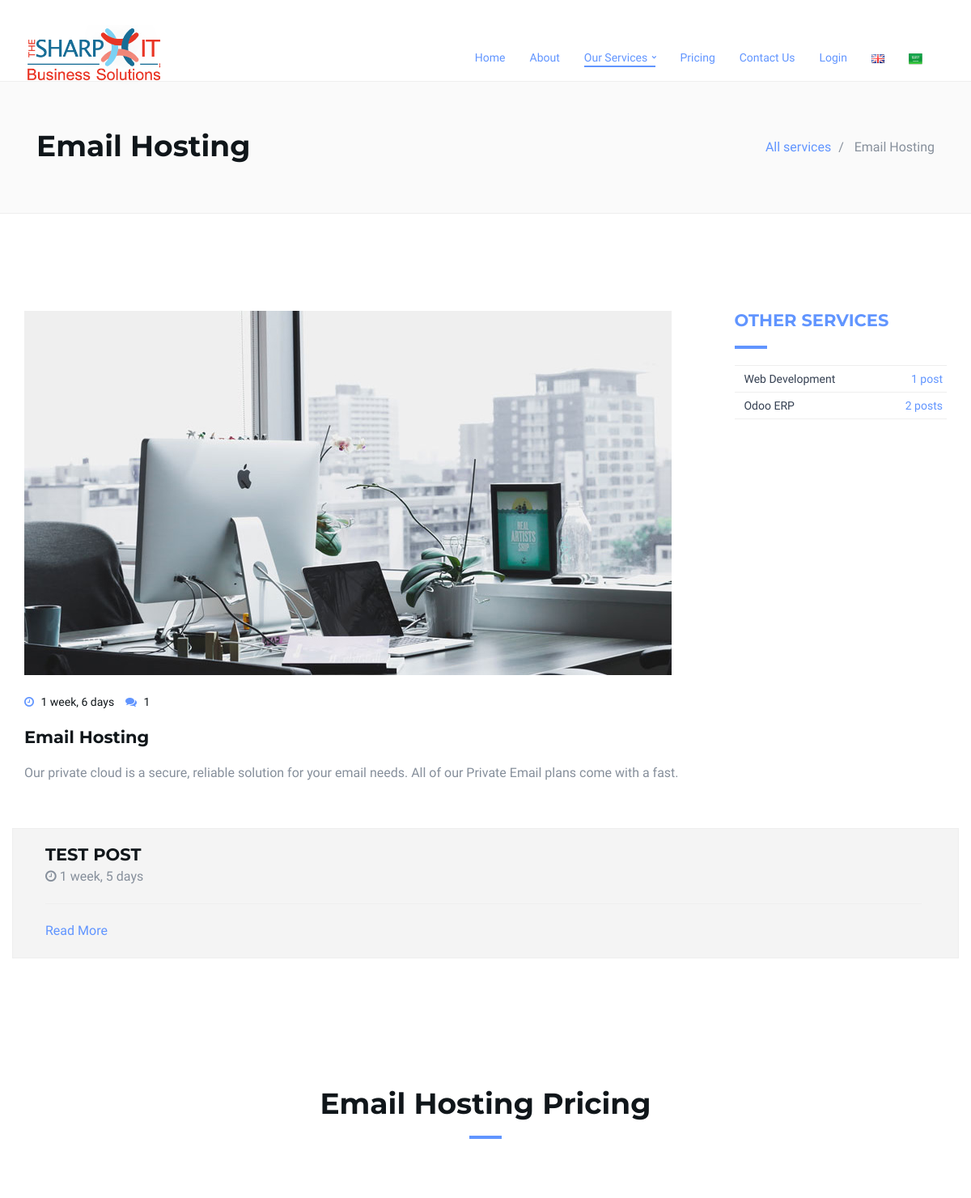
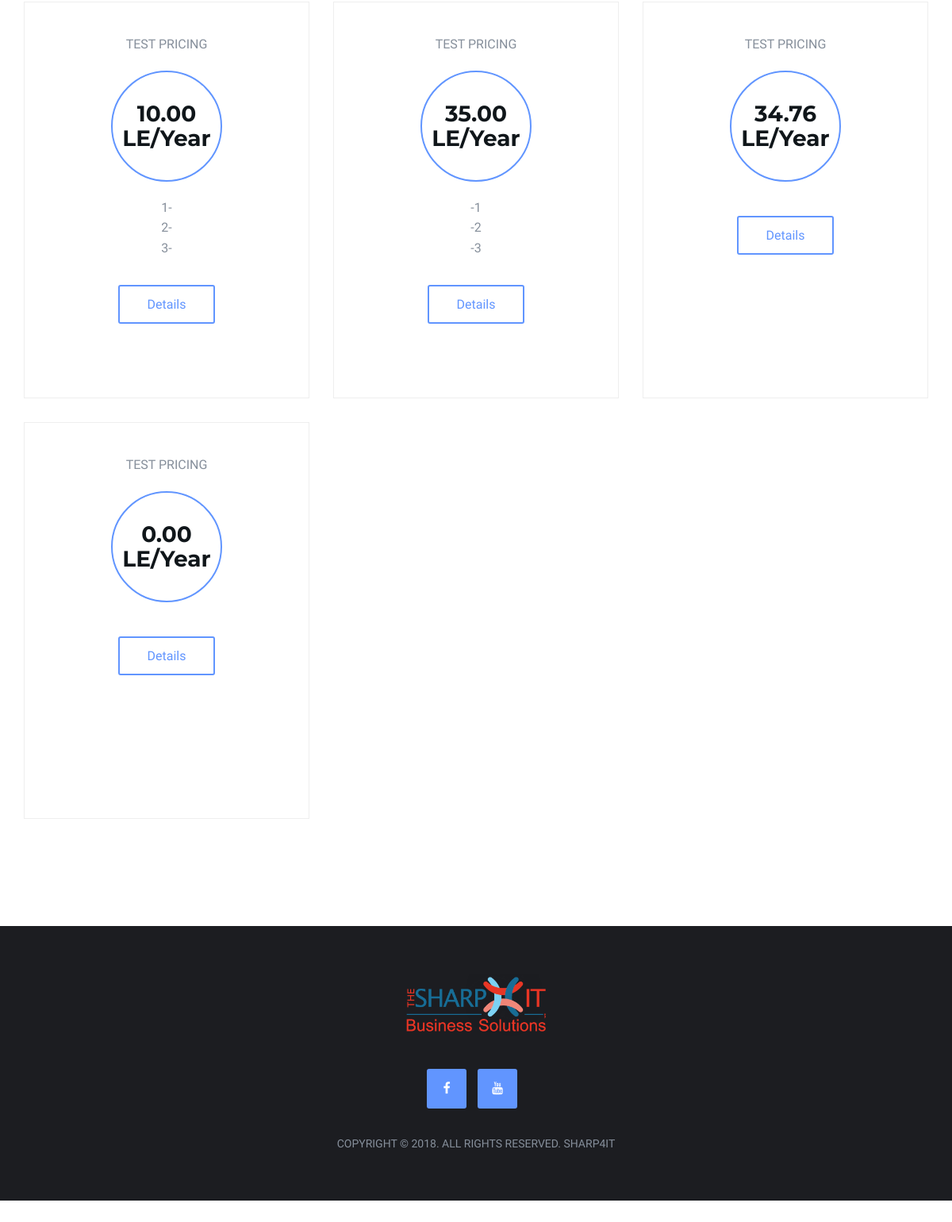
The app's page /en/services/email-hosting/detail/ with its own data (2 pictures, top to bottom).
### services/models.py (models this page shows, shortened)
class Service(models.Model):
    en_name = models.CharField(max_length=200)
    ar_name = models.CharField(max_length=200)
    slug = models.SlugField(max_length=200, db_index=True, unique=True)
    en_description = models.TextField(null=True, blank=True)
    ar_description = models.TextField(null=True, blank=True)
    image = models.ImageField(upload_to=upload_location, blank=True, null=True)
    publish_on_home = models.BooleanField(default=False)
    publish_pricing = models.BooleanField(default=False)
    created = models.DateTimeField(auto_now_add=True)
    updated = models.DateTimeField(auto_now=True)
    def get_absolute_url(self):
        return reverse('service:detail', kwargs={'slug': self.slug})

class ServicePost(models.Model):
    service = models.ForeignKey(Service, on_delete=models.CASCADE, related_name='posts')
    en_title = models.CharField(max_length=200)
    ar_title = models.CharField(max_length=200)
    slug = models.SlugField(max_length=200, db_index=True, unique=True)
    en_body = models.TextField(null=True, blank=True)
    ar_body = models.TextField(null=True, blank=True)
    image = models.ImageField(upload_to=upload_location, blank=True, null=True)
    created = models.DateTimeField(auto_now_add=True)
    updated = models.DateTimeField(auto_now=True)
    def get_absolute_url(self):
        return reverse('post:post_detail_update', kwargs={'service_slug': self.service.slug, 'post_slug': self.slug})

class ServicePrice(models.Model):
    service = models.ForeignKey(Service, on_delete=models.CASCADE, related_name='prices')
    en_price_title = models.CharField(max_length=200)
    ar_price_title = models.CharField(max_length=200)
    price = models.DecimalField(max_digits=10, decimal_places=2, default=0.0)
    slug = models.SlugField(max_length=200, db_index=True, unique=True)
    en_detail = models.TextField(null=True, blank=True)
    ar_detail = models.TextField(null=True, blank=True)
    created = models.DateTimeField(auto_now_add=True)
    updated = models.DateTimeField(auto_now=True)
    def get_absolute_url(self):
        return reverse('price:detail', kwargs={'slug': self.slug})

### services/views.py (the view, shortened to what this page needs)
# urls.py: path('<slug:slug>/detail/', service_detail_update, name='detail'),
def service_detail_update(request, slug):
    service = get_object_or_404(Service, slug=slug)
    services = Service.objects.all().exclude(slug=service.slug)
    service_form = ServiceForm(request.POST or None, request.FILES or None, instance=service)
    post_form = SercicePostForm(request.POST or None, request.FILES or None)
    price_form = ServicePriceForm(request.POST or None)
    return render(request, 'services/service/detail.html', {'service': service,
                                                            'services': services,
                                                            'service_form': service_form,
                                                            'post_form': post_form,
                                                            'price_form': price_form})

### services/templates/services/service/detail.html (shortened to what this page needs)
{% extends 'base.html' %}
{% load staticfiles %}
{% load i18n %}
{% block css %}
    <link rel="stylesheet" href="{% static 'services/css/style.css' %}"/>
{% endblock %}
{% block content %}
    <div class="header-wrapper sm-padding bg-grey">
        <div class="container">
            <div class="col-md-6 {% if request.LANGUAGE_CODE == 'ar' %}pull-right{% endif %}">
                <h2>{% if request.LANGUAGE_CODE == 'ar' %}{{ service.ar_name }}{% else %}
                    {{ service.en_name }}{% endif %}</h2>
            </div>
            <div class="col-6">
                <ul class="breadcrumb">
                    <li class="breadcrumb-item"><a href="{% url 'service:list_create' %}">{% trans 'All services' %}</a>
                    </li>
                    <li class="breadcrumb-item active">
                        {% if request.LANGUAGE_CODE == 'ar' %}{{ service.ar_name }}{% else %}
                            {{ service.en_name }}{% endif %}</li>
                </ul>
            </div>
        </div>
    </div>
    <div id="blog" class="section md-padding">
        <div class="container">
            <div class="row">
                <main id="main" class="col-md-9">
                    <div class="blog">
                        <div class="blog-img"><img class="img-responsive" src="
                                {% if service.image %}{{ service.image.url }}{% else %}{% static 'services/image/blog1.jpg' %}{% endif %}"/>
                        </div>
                        <div class="blog-content text-justify">
                            <ul class="blog-meta">
                                <li><i class="fa fa-clock-o"></i> {{ service.created|timesince }}</li>
                                <li><i class="fa fa-comments"></i> {{ service.posts.count }}</li>
                            </ul>
                            <h3>{% if request.LANGUAGE_CODE == 'ar' %}{{ service.ar_name }}{% else %}
                                {{ service.en_name }}{% endif %}</h3>
                            <p>{% if request.LANGUAGE_CODE == 'ar' %}{{ service.ar_description|linebreaks }}{% else %}
                                {{ service.en_description }}{% endif %}</p>
                        </div>
                    </div>
                </main>
                <aside id="aside" class="col-md-3">
                    <div class="widget">
                        <h3 class="title"><a href="{% url 'service:list_create' %}">{% trans 'Other Services' %}</a>
                        </h3>
                        <div class="widget-category">
                            {% for service in services %}
                                <a href="{{ service.get_absolute_url }}">
                                    {% if request.LANGUAGE_CODE == 'ar' %}&nbsp; {{ service.ar_name }} &nbsp;{% else %}
                                        &nbsp; {{ service.en_name }} &nbsp;{% endif %}<span>{{ service.posts.count }} post{{ service.posts.count|pluralize }}</span></a>
                            {% empty %}
                                {% trans 'No other services' %}
                            {% endfor %}
                        </div>
                    </div>
                </aside>
            </div>
            <div class="row">
                {% for post in service.posts.all %}
                    <div class="blog-author">
                        <div class="media" style="background: #F4F4F4;">
                            <div class="media-left">
                            </div>
                            <div class="media-body">
                                <div class="media-heading">
                                    <h3>{% if request.LANGUAGE_CODE == 'ar' %}{{ post.ar_title }}{% else %}
                                        {{ post.en_title }}{% endif %}</h3>
                                    <ul class="blog-meta">
                                        <li><i class="fa fa-clock-o"></i> {{ post.created|timesince }}</li>
                                    </ul>
                                </div>
                                <a href="{{ post.get_absolute_url }}">{% trans 'Read More' %}</a>
                            </div>
                        </div>
                    </div>
                {% endfor %}
            </div>
        </div>
        {% include 'services/price/princing_include.html' %}
{% endblock %}

### home/templates/base.html (shortened to what this page needs)
{% load staticfiles %}
{% load i18n %}
<!DOCTYPE html>
<html lang="en">
<head>
    <link rel="stylesheet" href="{% static 'home/css/bootstrap.min.css' %}">
    <link rel="stylesheet" href="{% static 'home/css/owl.carousel.css' %}">
    <link rel="stylesheet" href="{% static 'home/css/owl.theme.default.css' %}">
    <link rel="stylesheet" href="{% static 'home/css/magnific-popup.css' %}">
    <link rel="stylesheet" href="{% static 'home/css/font-awesome.min.css' %}">
    <link rel="stylesheet" href="{% static 'home/css/style.css' %}">
    {% block css %}{% endblock %}
</head>
<body>
<header {% if section == 'home' %}id="home"{% endif %}>
    {% include 'includes/nav-bar.html' %}
</header>
{% block content %}{% endblock %}
{% include 'includes/footer.html' %}
</body>
</html>

### home/templates/includes/nav-bar.html (shortened to what this page needs)
{% load staticfiles %}
{% load i18n %}
<nav id="nav" class="navbar {% if 'home' in request.path %}nav-transparent{% endif %}">
    <div class="container">
        <div class="navbar-header">
            <div class="navbar-brand">
                <a href="{% url 'home:home_page' %}">
                    <img class="logo" src="{% static 'home/image/logo.png' %}" alt="logo">
                </a>
            </div>
        </div>
        <ul class="main-nav nav navbar-nav navbar-right">
            <li {% if section == 'home' %}class="active"{% endif %}><a
                    href="{% if section != 'home' %}/{% endif %}#home">{% trans 'Home' %}</a>
            </li>
            <li><a href="{% if section != 'home' %}/{% endif %}#about">{% trans 'About' %}</a>
            </li>
            <li class="has-dropdown {% if 'service' in request.path %}active{% endif %}">
                <a href="{% if section != 'home' %}/{% endif %}#services">{% trans 'Our Services' %}</a>
            </li>
            <li><a href="{% if section != 'home' %}/{% endif %}#pricing">{% trans 'Pricing' %}</a>
            </li>
            <li><a href="{% if section != 'home' %}/{% endif %}#contact">{% trans 'Contact Us' %}</a></li>
            {% if request.user.is_authenticated %}
                <li><a href="{% url 'contact:list' %}">{% trans 'Contacts' %}</a></li>
                <li><a href="{% url 'logout' %}">{% trans 'Logout' %}</a></li>
            {% else %}
                <li {% if 'login' in request.path %}class="active"{% endif %}><a
                        href="{% url 'login' %}">{% trans 'Login' %}</a></li>
            {% endif %}
            {% get_available_languages as LANGUAGES %}
            {% get_language_info_list for LANGUAGES as languages %}
            <li>
                {% for language in languages %}
                    <li>
                        <a class="text-primary" href="/{{ language.code }}"><img style="max-width: 17px"
                                                                                 src="/static/home/image/lang-{{ language.code }}.png"/></a>
                    </li>
                {% endfor %}
            </li>
        </ul>
    </div>
</nav>

### services/templates/services/price/princing_include.html (shortened to what this page needs)
{% load i18n %}
<div id="pricing" class="section md-padding">
    <div class="container">
        <div class="row">
            <div class="section-header text-center">
                <h2 class="title">{% if request.LANGUAGE_CODE == 'ar' %}{{ service.ar_name }}{% else %}
                    {{ service.en_name }}{% endif %} {% trans 'pricing' %}</h2>
            </div>
            {% for price in service.prices.all %}
                <div class="col-sm-4">
                    <div class="pricing" style="min-height: 500px;">
                        <div class="price-head">
                                    <span class="price-title">{% if request.LANGUAGE_CODE == 'ar' %}
                                        {{ price.ar_price_title }}{% else %}
                                        {{ price.en_price_title }}{% endif %}</span>
                            <div class="price">
                                <h3 style="font-size: 28px">{{ price.price }} {% trans 'LE/Year' %}</h3>
                            </div>
                        </div>
                        <div class="price-content">
                            {% if request.LANGUAGE_CODE == 'ar' %}
                                {{ price.ar_detail|linebreaks }}
                            {% else %}
                                {{ price.en_detail|linebreaks }}
                            {% endif %}
                        </div>
                        <div class="price-btn">
                            <a class="outline-btn" href="{{ price.get_absolute_url }}">{% trans 'Details' %}</a>
                        </div>
                    </div>
                </div>
                {% cycle '' '' '' '<br>' %}
            {% empty %}
                <div class="col-sm-12 text-center">
                    <span class="price-title">{% trans 'No pricing add ...' %}</span>
                </div>
            {% endfor %}
        </div>
    </div>
</div>

### home/templates/includes/footer.html
{% load staticfiles %}
{% load i18n %}
<footer id="footer" class="sm-padding bg-dark">
    <div class="container">
        <div class="row">
            <div class="col-md-12">
                <div class="footer-logo">
                    <a href="{% if section != 'home' %}/{% endif %}#home"><img src="{% static 'home/image/logo.png' %}"
                                                                               alt="logo"></a>
                </div>
                <ul class="footer-follow text-center">
                    <li><a href="https://www.facebook.com/SharpIT.co/" target="_blank"><i
                            class="fa fa-facebook"></i></a></li>
                    <li><a href="https://www.youtube.com/channel/UCyyubUfx9Jjyt23r8qmD68Q/videos" target="_blank"><i
                            class="fa fa-youtube"></i></a></li>
                </ul>
                <div class="footer-copyright">
                    <p>{% trans 'Copyright © 2018. All Rights Reserved. Sharp4IT' %}</p>
                </div>
            </div>
        </div>
    </div>
</footer>

### services/static/services/css/style.css (style rules this page uses)
.pricing { min-height: 400px; }
.media-body { padding-right: 25px; }

### records on screen
Service: en_name "Email Hosting", created "1 week, 6 days", posts.count "1", en_description "Our private cloud is a secure, reliable solution for your email needs. All of our Private Email plans come with a fast."
Service: en_name "Web Development", posts.count "1"
Service: en_name "Odoo ERP", posts.count "2"
ServicePost: en_title "TEST POST", created "1 week, 5 days"
ServicePrice: en_price_title "TEST PRICING", price "10.00", en_detail "1- 2- 3-"
ServicePrice: en_price_title "TEST PRICING", price "35.00", en_detail "-1 -2 -3"
ServicePrice: en_price_title "TEST PRICING", price "34.76"
ServicePrice: en_price_title "TEST PRICING", price "0.00"
